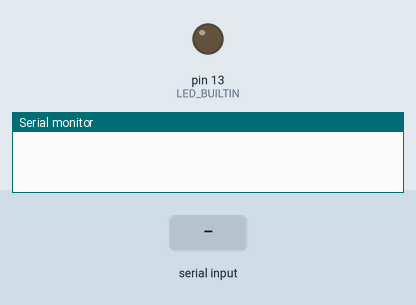
Recording of a program running on a simulated Arduino Mega 2560, built with avr-gcc and run on an emulated ATmega2560. Parts: output pins drawn as LEDs (lit = HIGH), the last lines printed to the serial monitor. The test bench sets the inputs (shaded band).

Above: at 1.2 s.
1.3 s: "LED AC" received over the second serial link
At 3.2 s:
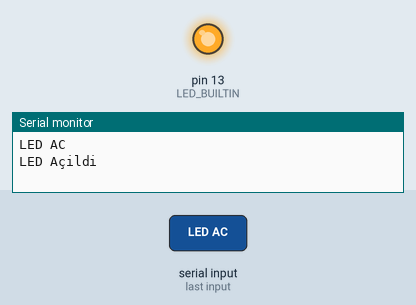
3.8 s: "LED KAPA" received over the second serial link
At 5.2 s:
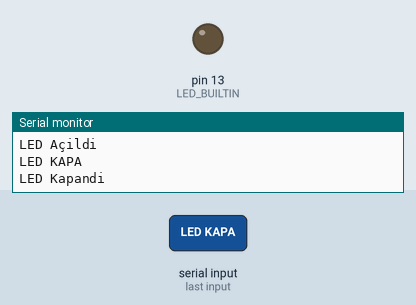
Timing chart, 0 to 6.8 s (numbered marks = the images above; inputs shaded):
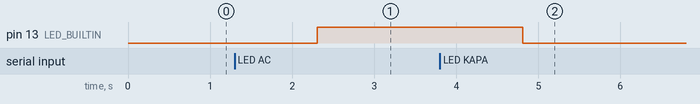

The program:

main.cpp
```cpp
#include <Arduino.h>

//Constants
//#define LED_BUILTIN 13; //Led to Arduino pin 3 (PWM)

//Variables
String data;

void setup() {

    //Start the serial communication
    Serial1.begin(9600); //Baud rate must be the same as is on xBee module
    Serial.begin(9600);

    pinMode(LED_BUILTIN, OUTPUT);
}

void loop() {

    while (Serial1.available() > 0) {
        //Read the incoming byte
         data = Serial1.readString();
         data.trim();

         Serial.println(data);

        if(data == "LED AC") {
            digitalWrite(LED_BUILTIN, HIGH);
            Serial.println("LED Açildi");
        } else if (data == "LED KAPA") {
            digitalWrite(LED_BUILTIN, LOW);
            Serial.println("LED Kapandi");
        }
    }
}
```

Measured:
- after the input at 1.3 s, pin 13 (LED_BUILTIN): LOW → HIGH after 1.0 s
- after the input at 3.8 s, pin 13 (LED_BUILTIN): HIGH → LOW after 1.0 s
